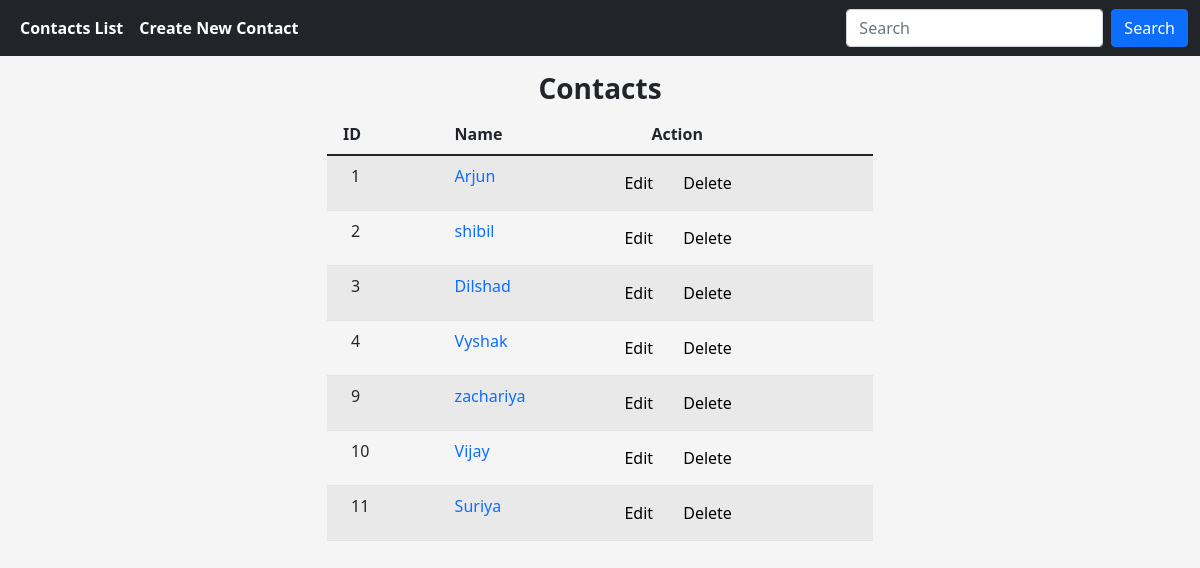
Before: / with the older database file.
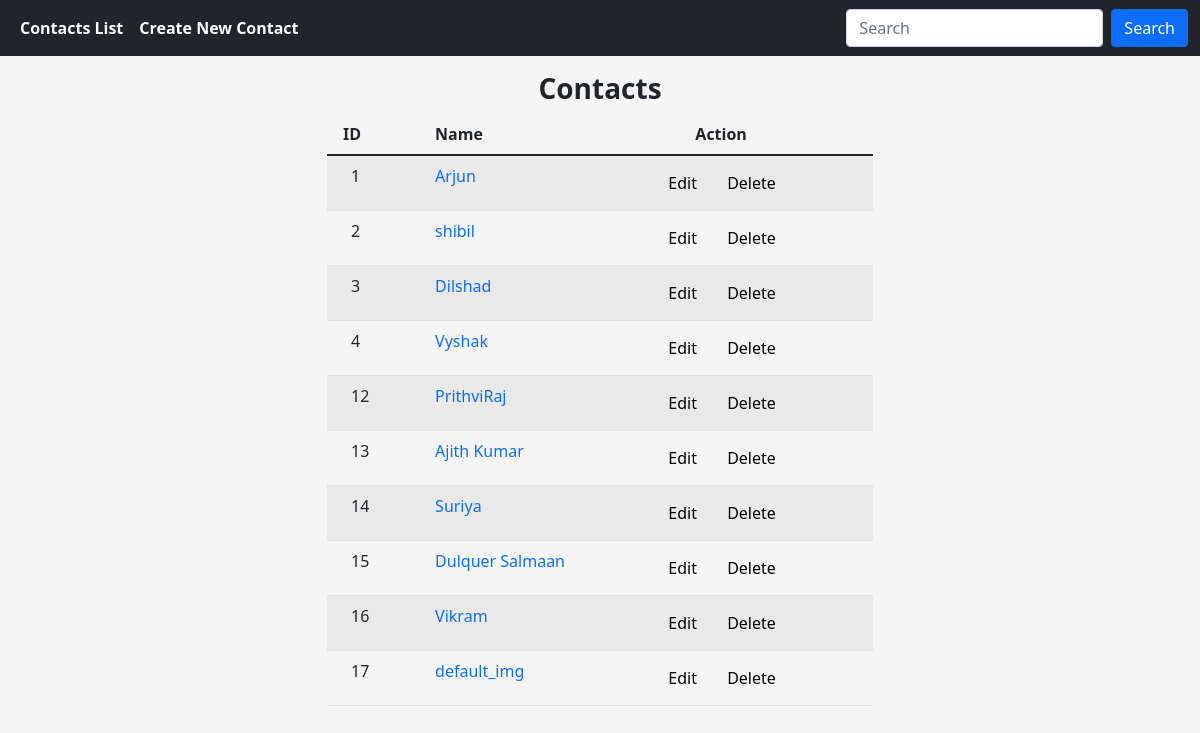
After: the same page with the newer database file.
### app1/models.py (models this page shows, shortened)
class PhoneBookModel(models.Model):
    name = models.CharField(max_length=225)
    mobile = models.CharField(max_length=225)
    image = models.ImageField(upload_to='image/pro', null=True, blank=True)

### app1/views.py (the view)
# urls.py: path('', index, name='index'),
def index(request):
    if 'qu' in request.GET:
        qu = request.GET['qu']
        obj = PhoneBookModel.objects.filter(name__icontains=qu)
    else:
        obj = PhoneBookModel.objects.all()
    context = {
        'obj': obj,
        'c':obj.count()
    }
    return render(request, 'index.html', context)

### templates/index.html (shortened to what this page needs)
{% extends "base.html" %}
{% block body %}
{% load static %}
<div class="container">
    <div class="row">
        <div class="col-3"></div>
        <div class="col-sm-12 col-md-6 ">
            <table class="table table-striped">
                <h3 class="text-center fw-bold mt-3">Contacts</h3>
                <thead>
                    <tr>
                        <th class="px-3">ID</th>
                        <th>Name</th>
                        <th class="ps-5 ">Action</th>
                    </tr>
                </thead>
                <tbody>
                    {% for i in obj %}
                    <tr>
                        <td class="px-4">{{i.id}}</td>
                        <td><a id="deta" href="#" onclick="mod(this)" data-sid="{{i.id}}"
                                title="View Contact Details!">{{i.name}}</a>
                        </td>
                        <td><button class="btn btn"><a class="text-black" href="{% url 'edit_contact' i.id %}">Edit</a></button>
                            <button class="btn btn "><a class="text-black"
                                    onclick="return confirm('Are you sure you want to delete?');" id="clr"
                                    href="{% url 'contact_delete' i.id %}">Delete</a></button>
                        </td>
                    </tr>
                    {% endfor %}
                </tbody>
            </table>
        </div>
        <div class="col-3"></div>
    </div>
</div>
{% endblock body %}

### templates/base.html (shortened to what this page needs)
<!DOCTYPE html>
<html lang="en">
<head>
  <link href="https://cdn.jsdelivr.net/npm/bootstrap@5.1.3/dist/css/bootstrap.min.css" rel="stylesheet">
</head>
<body style="background-color: whitesmoke;">
  <nav class="navbar navbar-expand-sm navbar-dark bg-dark">
    <div class="container-fluid">
      <div class="collapse navbar-collapse" id="mynavbar">
        <ul class="navbar-nav me-auto">
          <li class="nav-item">
            <a class="nav-link" href="{% url 'index' %}"><strong class="text-white">Contacts List</strong></a>
          </li>
          <li class="nav-item">
            <a class="nav-link" href="{% url 'create_contact' %}"><strong class="text-white">Create New
                Contact</strong></a>
          </li>
        </ul>
        <form class="d-flex">
          <input id="qu" class="form-control me-2" name="qu" type="text" placeholder="Search">
          <button class="btn btn-primary" type="submit">Search</button>
        </form>
      </div>
    </div>
  </nav>
  {% block body %}
  {% endblock body %}
</body>
<link rel="stylesheet" href="//code.jquery.com/ui/1.13.1/themes/base/jquery-ui.css">
</html>

### templates/index.html (style rules this page uses)
a { text-decoration: none; }

Changed rows visible on the page:
removed PhoneBookModel: id "9", name "zachariya"
removed PhoneBookModel: id "10", name "Vijay"
removed PhoneBookModel: id "11", name "Suriya"
added PhoneBookModel: id "12", name "PrithviRaj"
added PhoneBookModel: id "13", name "Ajith Kumar"
added PhoneBookModel: id "14", name "Suriya"
added PhoneBookModel: id "15", name "Dulquer Salmaan"
added PhoneBookModel: id "16", name "Vikram"
added PhoneBookModel: id "17", name "default_img"
